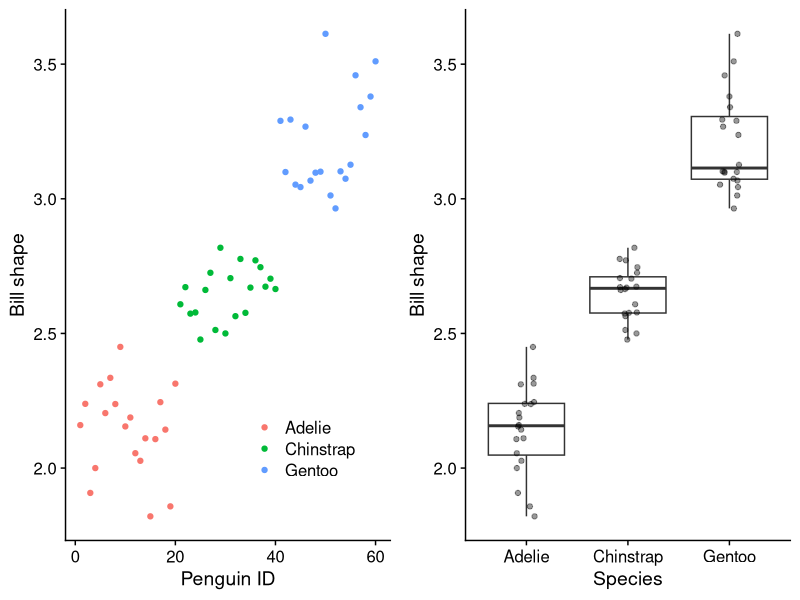
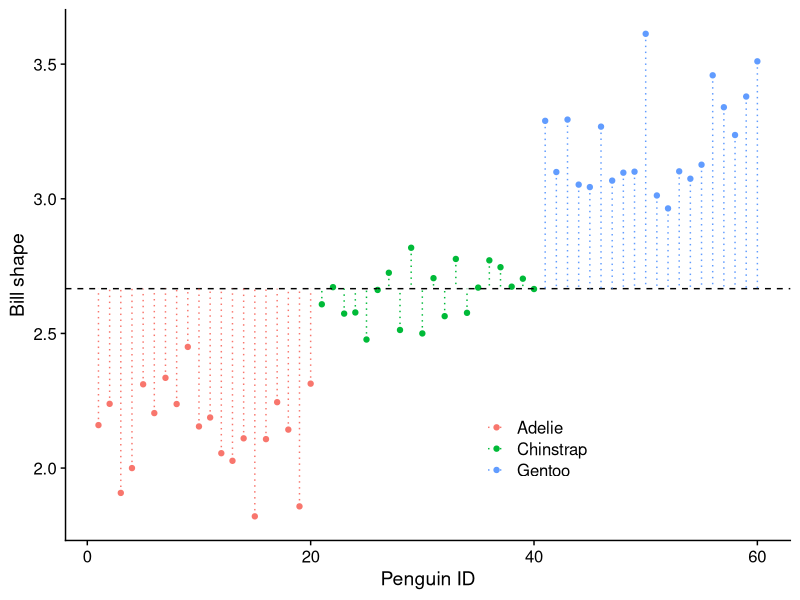
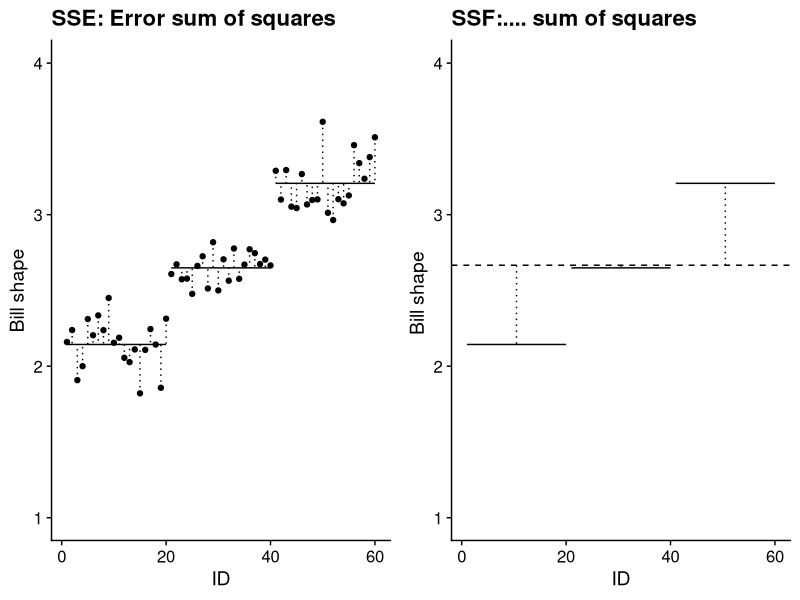
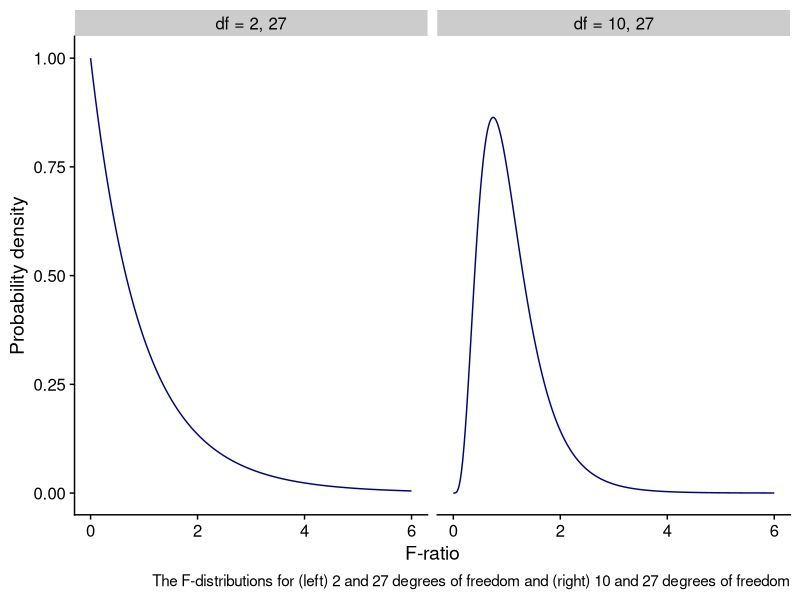

Source code (R) for these figures, in order:
## ---- chunk 1
library(tidyverse)
library(palmerpenguins)
library(here)
library(cowplot)
library(gridExtra)
library(ggfortify)
## ---- chunk 2
penguins_raw <- palmerpenguins::penguins
glimpse(penguins_raw)
## ---- chunk 3
penguins <- penguins_raw |>
  drop_na() |>
  filter(sex == "male") |>
  arrange(species) |>
  mutate(bill_shape = bill_length_mm / bill_depth_mm) |>
  dplyr::select(species, bill_shape) |>
  group_by(species) |>
  slice_sample(n = 20) |>
  ungroup() |>
  mutate(ID=1:60)

## ---- chunk 4
# penguins |>
#   ggplot(aes(x = species, y = bill_shape)) +
#   geom_boxplot() +
#   labs(x = "Species",
#        y = "Bill shape") +
#   theme_cowplot()
## ---- chunk 5
ggplot(penguins,aes(x=species,y=bill_shape))+
  geom_boxplot(alpha = 0.4)+
  # geom_violin(alpha = 0.4)+
  # geom_point(aes(colour=species))+
  geom_jitter(width=0.1, alpha= 0.4) +
  # scale_y_continuous(limits=c(0,10))+
  labs(x='Species', y='Bill shape')+
  theme_cowplot()+
  theme(legend.position = "none") -> g1
## ---- chunk 6
g2<-ggplot(penguins,aes(x=ID,y=bill_shape,colour=species))+
  geom_point()+
  # scale_y_continuous(limits=c(0,10))+
  labs(x='Penguin ID',y='Bill shape', colour = "")+
  theme_cowplot() +
  theme(legend.position = c(0.58,0.20))
## ---- chunk 7
grid.arrange(g2,g1,nrow=1)
## ---- chunk 8
grand_mean=mean(penguins$bill_shape)
grand_mean
## ---- chunk 9
SST.plot<-g2+geom_hline(yintercept=grand_mean,linetype='dashed')+
  geom_segment(aes(x = ID, y = bill_shape, xend = ID, yend = grand_mean),linetype='dotted')
SST.plot
## ---- chunk 10
p_means<-penguins |>
  group_by(species) |>
  summarise(pmean=mean(bill_shape))

penguins <- mutate(penguins,pmeans=c(rep(p_means$pmean[1],20),
                            rep(p_means$pmean[2],20),
                            rep(p_means$pmean[3],20)))

p1<-filter(penguins, species=="Adelie")
p2<-filter(penguins, species=="Chinstrap")
p3<-filter(penguins, species=="Gentoo")
## ---- chunk 11

g3<-ggplot()+
  
  geom_point(data=p1,aes(x=ID,y=bill_shape))+
  geom_segment(aes(x=min(p1$ID),y=p1$pmeans[1],xend=max(p1$ID),yend=p1$pmeans[1]))+
  geom_segment(aes(x = p1$ID, y = p1$bill_shape, xend = p1$ID, yend = p1$pmeans[1]),linetype='dotted') +
  
  geom_point(data=p2,aes(x=ID,y=bill_shape))+
  geom_segment(aes(x=min(p2$ID),y=p2$pmeans[1],xend=max(p2$ID),yend=p2$pmeans[1]))+
  geom_segment(aes(x = p2$ID, y = p2$bill_shape, xend = p2$ID, yend = p2$pmeans[1]),linetype='dotted') +
  
  geom_point(data=p3,aes(x=ID,y=bill_shape))+
  geom_segment(aes(x=min(p3$ID),y=p3$pmeans[1],xend=max(p3$ID),yend=p3$pmeans[1]))+
  geom_segment(aes(x = p3$ID, y = p3$bill_shape, xend = p3$ID, yend = p3$pmeans[1]),linetype='dotted')+
  
  scale_y_continuous(limits=c(1,4))+
  labs(x='ID',y='Bill shape',title="SSE: Error sum of squares")+
  theme_cowplot()
## ---- chunk 12
SST=sum((penguins$bill_shape-grand_mean)^2)
SST
## ---- chunk 13
SSE<-penguins |>
  group_by(species) |>
  mutate(pmean=mean(bill_shape)) |>
  mutate(se=(bill_shape-pmean)^2) |>
  summarise(sse=sum(se),.groups = 'drop') |>
  summarise(SSE=sum(sse),.groups = 'drop') |>
  pull(SSE)
## ---- chunk 14

SSF<-penguins |>
  group_by(species) |>
  mutate(pmean=mean(bill_shape)) |>
  mutate(se=(pmean-grand_mean)^2) |>
  summarise(sse=sum(se),.groups = 'drop') |>
  summarise(SSF=sum(sse),.groups = 'drop') |>
  pull(SSF)
## ---- chunk 15
g4<-ggplot()+
  
  geom_hline(yintercept=grand_mean,linetype='dashed')+
  
  geom_segment(aes(x=min(p1$ID),y=p1$pmeans[1],xend=max(p1$ID),yend=p1$pmeans[1]))+
  geom_segment(aes(x = mean(p1$ID), y = grand_mean, xend = mean(p1$ID), yend = p1$pmeans[1]),linetype='dotted') +
  
  geom_segment(aes(x=min(p2$ID),y=p2$pmeans[1],xend=max(p2$ID),yend=p2$pmeans[1]))+
  geom_segment(aes(x = mean(p2$ID), y = grand_mean, xend = mean(p2$ID), yend = p2$pmeans[1]),linetype='dotted')+
  # 
  geom_segment(aes(x=min(p3$ID),y=p3$pmeans[1],xend=max(p3$ID),yend=p3$pmeans[1]))+
  geom_segment(aes(x = mean(p3$ID), y = grand_mean, xend = mean(p3$ID), yend = p3$pmeans[1]),linetype='dotted')+
  
  scale_y_continuous(limits=c(1,4))+
  labs(x='ID',y='Bill shape ',title="SSF:.... sum of squares")+
  theme_cowplot()
## ---- chunk 16
grid.arrange(g3,g4,nrow=1)
## ---- chunk 17
SST
SSF
SSE
SSF+SSE
## ---- chunk 18
dfs<-c(rep("df = 2, 27",601),rep("df = 10, 27",601))
xs<-rep(seq(0,6,0.01),2)
ys<-c(df(xs[1:601],2,27),df(xs[602:1202],10,27))
fdata<-tibble(x=xs,y=ys,dfs=dfs)

fdata |>
  mutate(dfs = fct_relevel(dfs,"df = 2, 27","df = 10, 27")) |>
  ggplot(aes(x=xs,y=ys)) +
  xlim(0,6) +
  ylim(0,1) +
  labs(x="F-ratio",
       y="Probability density",
       caption="The F-distributions for (left) 2 and 27 degrees of freedom and (right) 10 and 27 degrees of freedom") +
  geom_line(colour="darkblue") +
  facet_wrap(~dfs) +
  theme_cowplot()
## ---- chunk 19

Fratio<-function(p,k,st_dev){
  n<-p*k # k plots, p replicates per plot
  plots<-tibble(plot=c(rep("a",p),rep("b",p),rep("c",p)),response=rnorm(n,mean=0,sd=st_dev))
  lm.mod<-lm(response~plot,data=plots)
  tidy(anova(lm.mod))$statistic[1]
}
## ---- chunk 20

trials<-1000
replicates<-10 # pots per combination of factor levels
k<-5 # number of factor levels
st_dev<-1
binwidth<-0.2


#Fs<-tibble(Fval=replicate(trials,Fratio(replicates,k,st_dev)))

myfun<-function(x,replicates,k,N,binwidth){
  df2=replicates*k-k
  df1=k-1
  N*binwidth*df(x,df1,df2)
}

# Fs |> 
#   filter(Fval<8) |>
#   ggplot(aes(x=Fval)) +
#   geom_histogram(binwidth=binwidth,fill=fill_colour1) +
#   geom_function(fun = myfun, args = list(replicates,k,N=trials,binwidth=binwidth),colour=line_colour) +
#   labs(x="F",
#        y=) +
#   theme_cowplot()
